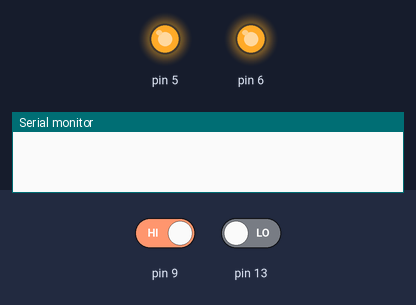
Recording of a sketch running on a simulated Arduino Uno, built with avr-gcc and run on an emulated ATmega328P. On the bench: output pins drawn as LEDs (lit = HIGH), the last lines printed to the serial monitor. Dashed ring = blinking. The test bench sets the inputs (shaded band); at power-on: pin 13 LOW, pin 9 HIGH. The modem is registered and sends nothing unless stated.

Above: at 1.7 s.
1.8 s: pin 13 driven HIGH
At 3.8 s:
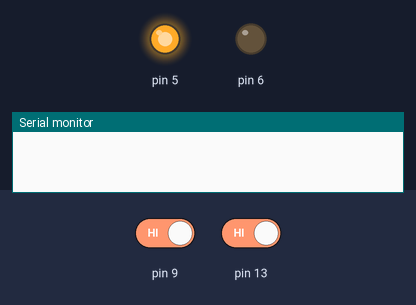
4.2 s: pin 13 driven LOW
At 4.85 s:
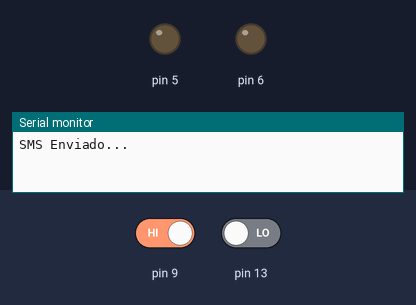
6.3 s: pin 9 driven LOW
At 8.4 s:
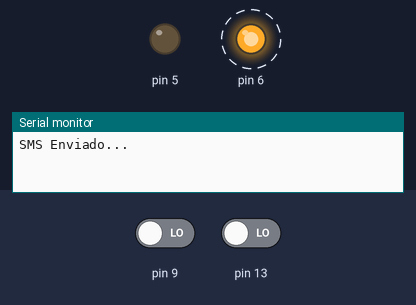
9.3 s: pin 9 driven HIGH
At 11.45 s:
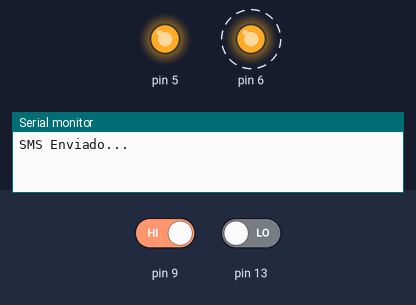
Timing chart, 0 to 13.3 s (numbered marks = the images above; inputs shaded):
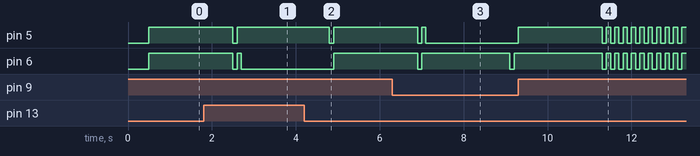

The sketch:

sketch_may09a_-_3.0.ino
```cpp
#include <Sim800l.h>
#include <SoftwareSerial.h>
SoftwareSerial mySerial(10, 11);
Sim800l Sim800l;

int sensoru=13;
int sensor=9;
int i;
int a;
int ln =6;
int lb=5;

char* texto = "ALERTA: Nivel do Rio Baixo!";
char* textom = "ALERTA: Nivel do Rio Medio!";
char* txt = "Nivel do Rio Normal.";
char* txter = "Verifique seu Sistema...Comportamento Anormal!";
char* numero = "02163992498302";

void setup() {
Serial.begin(9600);
pinMode(13,INPUT);
Sim800l.begin();

pinMode(6, OUTPUT);
pinMode(5, OUTPUT);
}

void loop() {
  // aqui as variáveis receberão a leitura  dos pinos de INPUT
 sensoru=digitalRead(13);
 sensor=digitalRead(9);

  if(sensor==LOW){

    digitalWrite(6, HIGH);
    digitalWrite(5, LOW);

    if(a==1){
   Sim800l.sendSms(numero, txt);
    digitalWrite(6, LOW);
    delay(100);
    digitalWrite(6, HIGH);
    delay(100);
      }
      a=0;
    }
 if ((sensor==HIGH) && (sensoru==LOW)){
  a=1;
    digitalWrite(6, HIGH);
    digitalWrite(5, HIGH);
   Sim800l.sendSms(numero, textom);
   i=0;
    while(i==0){
      sensoru=digitalRead(13);
      sensor=digitalRead(9);
      if(sensoru==HIGH){
        i=1;
        }
      if(sensor==LOW){
        i=1;
        }
    digitalWrite(5, LOW);
    digitalWrite(6, LOW);
    delay(100);
    digitalWrite(6, HIGH);
    digitalWrite(5, HIGH);
    delay(100);

    }
}

 if((sensoru==HIGH) && (sensor==HIGH)){
  a=1;
    digitalWrite(6, LOW);
    digitalWrite(5, HIGH);
   Sim800l.sendSms(numero, texto);
   Serial.println("SMS Enviado...");

  while(sensoru==1){
    sensoru=digitalRead(13);
    digitalWrite(6, LOW);
    digitalWrite(5, HIGH);
    delay(100);
    digitalWrite(5, LOW);
    delay(100);
    sensoru=digitalRead(13);
    }
}
 if((sensoru==HIGH) && (sensor==LOW)){
   Sim800l.sendSms(numero, txter);

  while(sensoru==1){
    sensoru=digitalRead(13);
    digitalWrite(6, LOW);
    digitalWrite(5, HIGH);
    delay(100);
    digitalWrite(5, LOW);
    digitalWrite(6, HIGH);
    delay(100);
    }
}

  }
```

Measured:
- after the input at 1.8 s, pin 5: goes on until 2.6 s, then stays HIGH; pin 6: goes on until 2.7 s, then stays LOW
- after the input at 4.2 s, pin 5: goes on until 4.9 s, then stays HIGH; pin 6: LOW → HIGH after 0.70 s
- after the input at 6.3 s, pin 5: goes on until 7.1 s, then stays LOW; pin 6: HIGH → LOW after 2.8 s, → HIGH 0.10 s later
- after the input at 9.3 s, pin 5: LOW → HIGH at once, then repeats every 0.20 s: LOW 0.10 s, HIGH 0.10 s; pin 6: alternates HIGH for 0.10 s and LOW for 0.10 s, starting after 2.0 s
